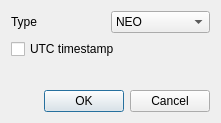
<?xml version="1.0" encoding="UTF-8"?>
<ui version="4.0">
 <class>DataLoadZR</class>
 <widget class="QDialog" name="DataLoadZR">
  <property name="geometry">
   <rect>
    <x>0</x>
    <y>0</y>
    <width>221</width>
    <height>123</height>
   </rect>
  </property>
  <property name="windowTitle">
   <string>ZR Loader</string>
  </property>
  <layout class="QVBoxLayout" name="verticalLayoutDialog">
   <item>
    <layout class="QVBoxLayout" name="verticalLayout">
     <item>
      <widget class="QWidget" name="widget" native="true">
       <layout class="QHBoxLayout" name="horizontalLayout">
        <property name="spacing">
         <number>0</number>
        </property>
        <property name="leftMargin">
         <number>0</number>
        </property>
        <property name="topMargin">
         <number>0</number>
        </property>
        <property name="rightMargin">
         <number>0</number>
        </property>
        <property name="bottomMargin">
         <number>0</number>
        </property>
        <item>
         <widget class="QLabel" name="label">
          <property name="text">
           <string>Type</string>
          </property>
         </widget>
        </item>
        <item>
         <widget class="QComboBox" name="sourceIdComboBox">
          <item>
           <property name="text">
            <string>NEO</string>
           </property>
          </item>
          <item>
           <property name="text">
            <string>US-D1</string>
           </property>
          </item>
         </widget>
        </item>
       </layout>
      </widget>
     </item>
     <item>
      <widget class="QCheckBox" name="utcTimestampCheckBox">
       <property name="text">
        <string>UTC timestamp</string>
       </property>
      </widget>
     </item>
     <item>
      <spacer name="verticalSpacer">
       <property name="orientation">
        <enum>Qt::Vertical</enum>
       </property>
       <property name="sizeHint" stdset="0">
        <size>
         <width>20</width>
         <height>40</height>
        </size>
       </property>
      </spacer>
     </item>
    </layout>
   </item>
   <item>
    <widget class="QDialogButtonBox" name="buttonBox">
     <property name="standardButtons">
      <set>QDialogButtonBox::Cancel|QDialogButtonBox::Ok</set>
     </property>
    </widget>
   </item>
  </layout>
 </widget>
 <resources/>
 <connections>
  <connection>
   <sender>buttonBox</sender>
   <signal>accepted()</signal>
   <receiver>DataLoadZR</receiver>
   <slot>accept()</slot>
   <hints>
    <hint type="sourcelabel">
     <x>69</x>
     <y>108</y>
    </hint>
    <hint type="destinationlabel">
     <x>88</x>
     <y>6</y>
    </hint>
   </hints>
  </connection>
  <connection>
   <sender>buttonBox</sender>
   <signal>rejected()</signal>
   <receiver>DataLoadZR</receiver>
   <slot>reject()</slot>
   <hints>
    <hint type="sourcelabel">
     <x>116</x>
     <y>103</y>
    </hint>
    <hint type="destinationlabel">
     <x>163</x>
     <y>7</y>
    </hint>
   </hints>
  </connection>
 </connections>
</ui>
